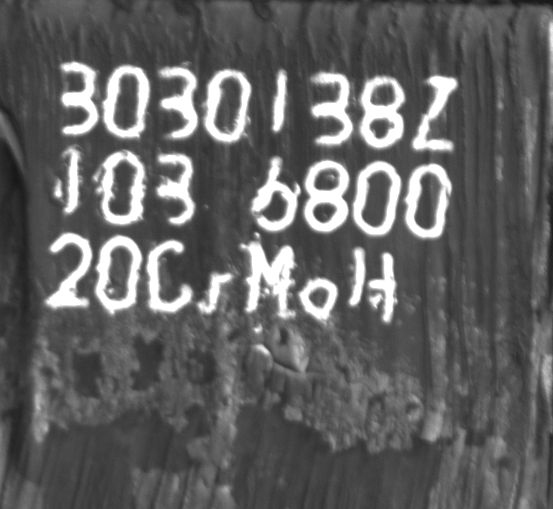
#> input picture ocr/full_1.png, 553 x 509 px
$ python example.py
#> lines starting #> are read from the running program, lines starting #| are printed output that depends on the picture; after the words box and inside, x2 and y2 are one past the last pixel; in counts of white or black regions, pixels touching at a corner belong together
import numpy as np
import pytesseract
from pytesseract import Output
import cv2

pytesseract.pytesseract.tesseract_cmd="C:/Program Files (x86)/Tesseract-OCR/tesseract.exe"
try:
    from PIL import Image
    from PIL import ImageDraw
    from PIL import ImageFont
except ImportError:
    import Image

img = cv2.imread('../full_1.png')
#> img is the input picture: shape (509, 553, 3); min 24, max 255, mean 97.6

gray = cv2.cvtColor(img, cv2.COLOR_BGR2GRAY)
thresh = cv2.threshold(gray, 0, 255, cv2.THRESH_BINARY_INV + cv2.THRESH_OTSU)[1]
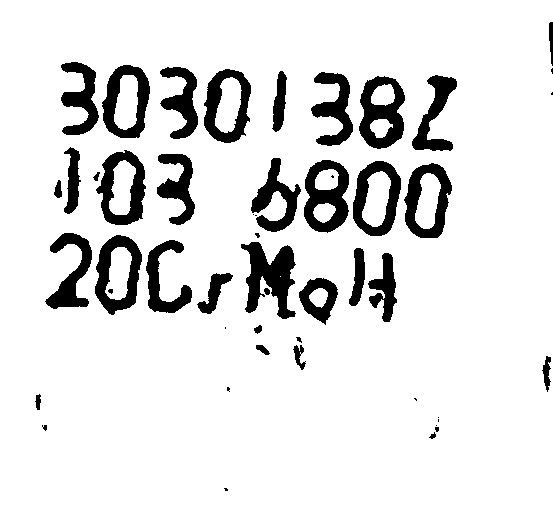
#> thresh: shape (509, 553); 88.2% white; 50 black regions (15 under 20 px)
cnts = cv2.findContours(thresh, cv2.RETR_EXTERNAL, cv2.CHAIN_APPROX_SIMPLE)
#> cnts = 1 contour; box (x1, y1, x2, y2) and area: (0, 0, 553, 509) 280266
cnts = cnts[0] if len(cnts) == 2 else cnts[1]

width_list = []
for c in cnts:
	_, _, w, _ = cv2.boundingRect(c)
	width_list.append(w)
#> this loop made 1 pass
#> w on pass 1: 553
#> after the loop, width_list = [553]
wm = np.median(width_list)
#> wm = 553

# 配置白名单以只识别数字和英文字符
# custom_config = r'--psm 6 -c tessedit_char_whitelist=0123456789ABCDEFGHIJKLMNOPQRSTUVWXYZabcdefghijklmnopqrstuvwxyz'
custom_config =r'--psm 3 -c tessedit_char_whitelist=0123456789ABCDEFGHIJKLMNOPQRSTUVWXYZabcdefghijklmnopqrstuvwxyz'
#> (the run stopped early here; a loop or call above may not have finished)

$ run again, with ocr/12.png copied over ocr/full_1.png
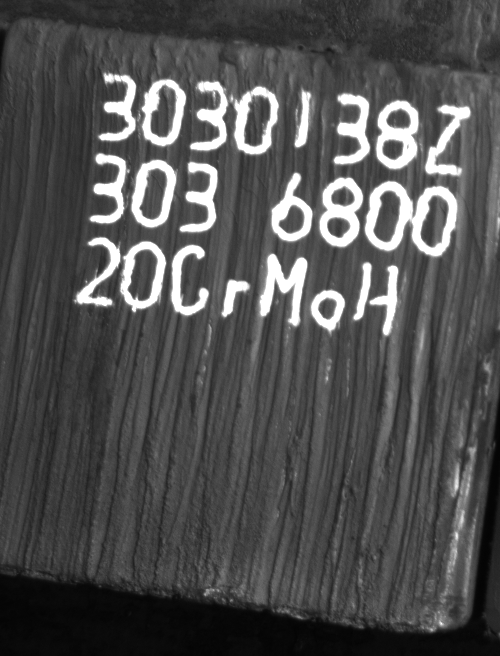
#> input picture ocr/12.png, 500 x 656 px
#> img is the input picture: shape (656, 500, 3); min 4, max 255, mean 80.1
#> `thresh = cv2.threshold(gray, 0, 255, cv2.THRESH_BINARY_INV + cv2.THRES..`:
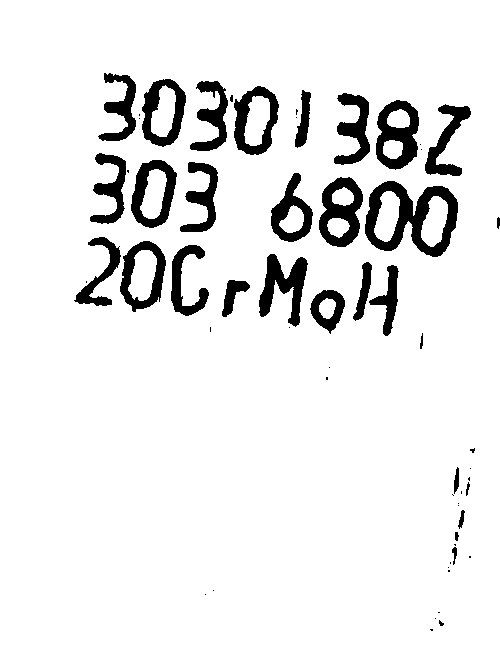
#> thresh: shape (656, 500); 91.6% white; 60 black regions (31 under 20 px)
#> cnts = 1 contour; box (x1, y1, x2, y2) and area: (0, 0, 500, 656) 326811
#> the loop `for c in cnts:` made 1 pass
#> w on pass 1: 500
#> after the loop `for c in cnts:`: width_list = [500]
#> wm = 500

$ run again, with ocr/Image_20231025111315060.png copied over ocr/full_1.png
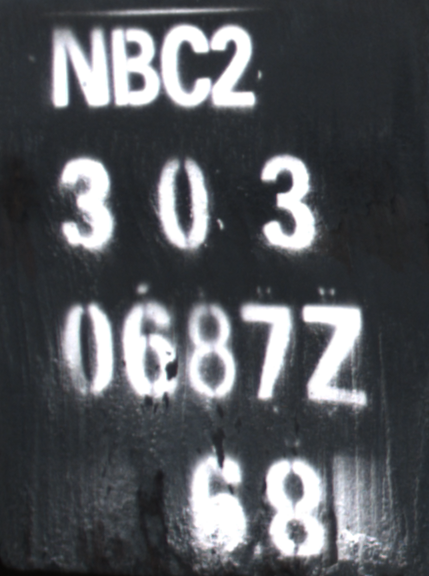
#> input picture ocr/Image_20231025111315060.png, 429 x 576 px
#> img is the input picture: shape (576, 429, 3); mean B, G, R 91.2, 86.9, 84.3
#> `thresh = cv2.threshold(gray, 0, 255, cv2.THRESH_BINARY_INV + cv2.THRES..`:
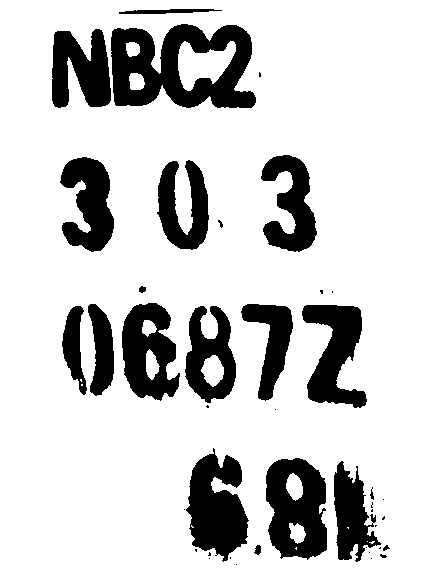
#> thresh: shape (576, 429); 80.7% white; 41 black regions (21 under 20 px)
#> `cnts = cv2.findContours(thresh, cv2.RETR_EXTERNAL, cv2.CHAIN_APPROX_SI..`: cnts = 1 contour; box (x1, y1, x2, y2) and area: (0, 0, 429, 576) 246100
#> `cnts = cnts[0] if len(cnts) == 2 else cnts[1]`: cnts = [[[0, 0], [0, 575], [428, 575], [428, 0]]]
#> the loop `for c in cnts:` made 1 pass
#> (c, w) on pass 1: ([[0, 0], [0, 575], [428, 575], [428, 0]], 429)
#> after the loop `for c in cnts:`: width_list = [429]
#> wm = 429
